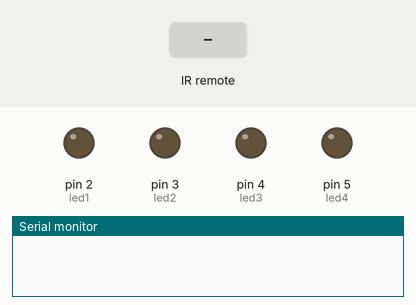
A sketch run on a simulated Arduino Uno, built with avr-gcc and run on an emulated ATmega328P. Shown: output pins drawn as LEDs (lit = HIGH), the last lines printed to the serial monitor. The test bench sets the inputs (shaded band).

Above: at 1.2 s.
1.3 s: infrared code 0xFFA25D received
At 2.5 s:
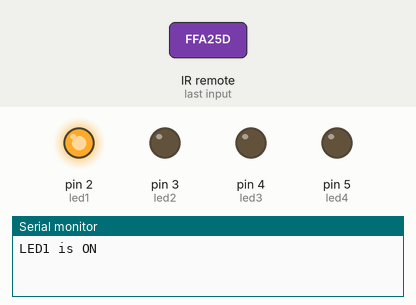
2.8 s: infrared code 0x6182021B received
At 3.6 s:
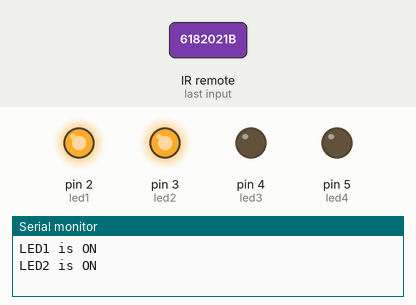
4.3 s: infrared code 0xFF629D received
At 4.7 s:
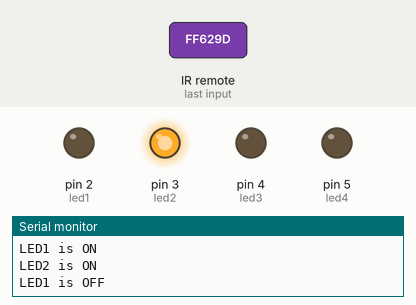
5.8 s: infrared code 0x488F3CBB received
At 7.0 s:
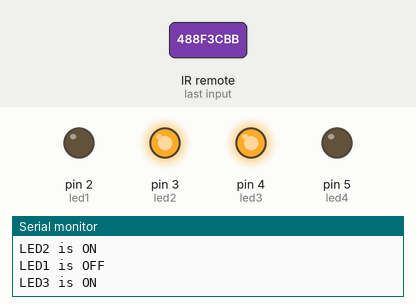
7.3 s: infrared code 0x8C22657B received
At 8.2 s:
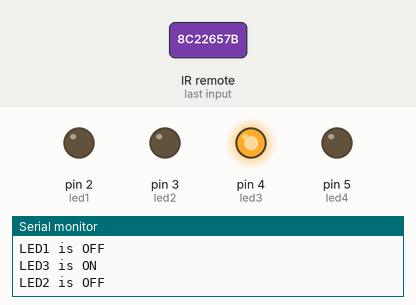
8.8 s: infrared code 0x32C6FDF7 received
At 9.4 s:
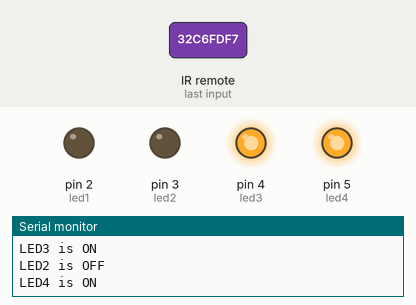
Timing chart, 0 to 11.3 s (numbered marks = the images above; inputs shaded):
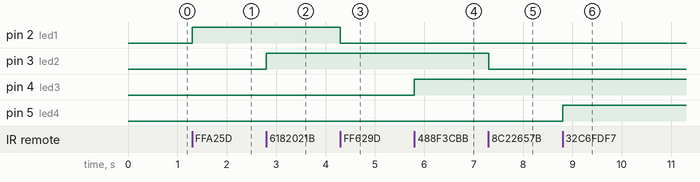

The sketch:

AR20_remote_LCD.ino.ino
```cpp
/*
 예제 8.2
 적외선 리모컨을 이용한 LED 제어
*/

// 적외선 리모컨 라이브러리를 불러온다.
#include <IRremote.h>

// 적외선 수신부가 연결될 핀을 설정한다.
int irPin = 11;

// LED에 연결된 핀을 설정한다.
int led1 = 2;
int led2 = 3;
int led3 = 4;
int led4 = 5;

// LED 제어용 코드 (리모컨에 맞게 수정한다)
long on1  = 0xFFA25D;
long off1 = 0xFF629D;
long on2  = 0x6182021B;
long off2 = 0x8C22657B;
long on3  = 0x488F3CBB;
long off3 = 0x449E79F;
long on4  = 0x32C6FDF7;
long off4 = 0x1BC0157B;

// 적외선 수신부가 연결된 핀을 리모컨 수신 핀으로 설정한다.
IRrecv irrecv(irPin);

// 수신된 신호의 결과를 results 변수로 설정한다.
decode_results results;

void setup()
{
  // 시리얼 통신을 설정한다.
  Serial.begin(9600);

  // 적외선 리모컨 수신을 시작한다.
  irrecv.enableIRIn();

  // 13번 핀에 연결된 LED를 리모컨 수신시 점멸시킨다.
  irrecv.blink13(true);

  pinMode(led1, OUTPUT);
  pinMode(led2, OUTPUT);
  pinMode(led3, OUTPUT);
  pinMode(led4, OUTPUT);
}

void loop()
{
  // 수신된 코드가 있을 때 실행한다.
  if (irrecv.decode(&results)){
    // 0xFFFFFFFF 값을 제외하고 출력한다.
    if(results.value != 0xFFFFFFFF){
      // 수신된 코드가 on1과 같을 때
      if(results.value == on1){
      	digitalWrite(led1, HIGH);
        Serial.println("LED1 is ON");
      }
      // 수신된 코드가 off1과 같을 때
      if(results.value == off1){
      	digitalWrite(led1, LOW);
        Serial.println("LED1 is OFF");
      }
      // 수신된 코드가 on2와 같을 때
      if(results.value ==on2 ){
      	digitalWrite(led2, HIGH);
        Serial.println("LED2 is ON");
      }
      // 수신된 코드가 off2와 같을 때
      if(results.value == off2){
      	digitalWrite(led2, LOW);
        Serial.println("LED2 is OFF");
      }
      // 수신된 코드가 on3와 같을 때
      if(results.value == on3){
      	digitalWrite(led3,HIGH );
        Serial.println("LED3 is ON");
      }
      // 수신된 코드가 off3와 같을 때
      if(results.value == off3){
      	digitalWrite(led3,LOW );
        Serial.println("LED3 is OFF");
      }
    // 수신된 코드가 on4와 같을 때
      if(results.value == on4){
      	digitalWrite(led4, HIGH);
        Serial.println("LED4 is ON");
      }
    // 수신된 코드가 off4와 같을 때
      if(results.value == off4){
      	digitalWrite(led4, LOW);
        Serial.println("LED4 is OFF");
      }
    };
    // 다음 수신을 위해서 준비한다.
    irrecv.resume();
  }
}
```

Measured:
- after the input at 1.3 s, pin 2 (led1): LOW → HIGH at once
- after the input at 2.8 s, pin 3 (led2): LOW → HIGH at once
- after the input at 4.3 s, pin 2 (led1): HIGH → LOW at once
- after the input at 5.8 s, pin 4 (led3): LOW → HIGH at once
- after the input at 7.3 s, pin 3 (led2): HIGH → LOW at once
- after the input at 8.8 s, pin 5 (led4): LOW → HIGH at once
